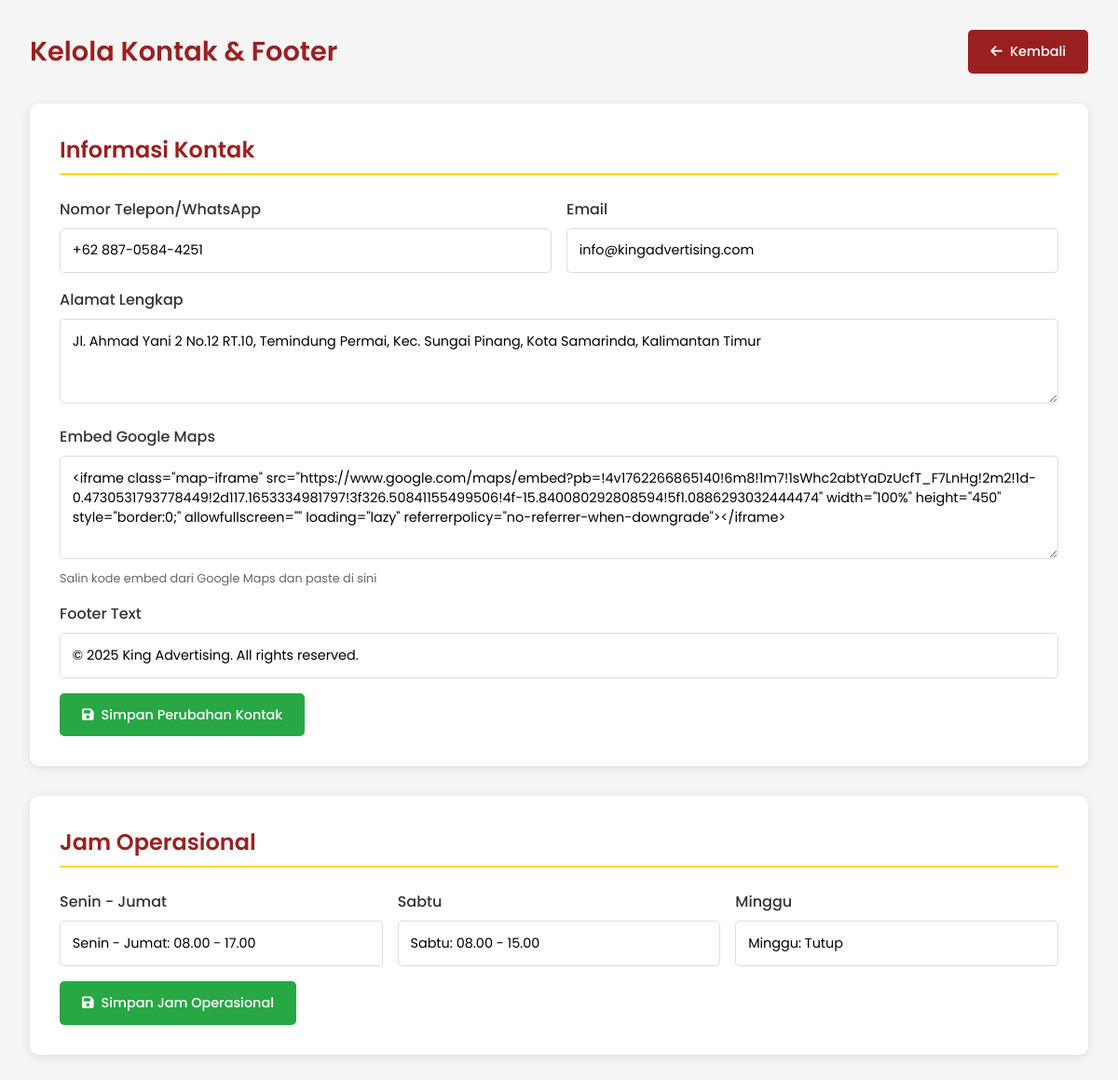
Screenshot of /kelola-kontak.php (signed in) with the database file from the repository.
### tables this page shows
CREATE TABLE website_sections (
    id INT PRIMARY KEY AUTO_INCREMENT,
    section_name VARCHAR(100) UNIQUE,
    title TEXT,
    subtitle TEXT,
    description TEXT,
    additional_info TEXT,  
    meta_data TEXT,  
    is_active BOOLEAN DEFAULT true,
    sort_order INT DEFAULT 0,
    updated_at TIMESTAMP DEFAULT CURRENT_TIMESTAMP ON UPDATE CURRENT_TIMESTAMP
);

CREATE TABLE IF NOT EXISTS operational_hours (
    id INT PRIMARY KEY AUTO_INCREMENT,
    day_type VARCHAR(50) UNIQUE,
    hours_text VARCHAR(100),
    is_open BOOLEAN DEFAULT true,
    sort_order INT DEFAULT 0
);

### kelola-kontak.php (the view, shortened to what this page needs)
<?php
require_once 'config.php';
$contact_section = [];
$result = $conn->query("SELECT * FROM website_sections WHERE section_name = 'contact'");
if ($result && $result->num_rows > 0) {
    $contact_section = $result->fetch_assoc();
}
$operational_hours = [];
$result = $conn->query("SELECT * FROM operational_hours ORDER BY sort_order");
if ($result) {
    while($row = $result->fetch_assoc()) {
        $operational_hours[$row['day_type']] = $row;
    }
}
$phone = $contact_section['title'] ?? '+62 887-0584-4251';
$email = $contact_section['subtitle'] ?? 'info@kingadvertising.com';
$address = $contact_section['description'] ?? 'Jl. Ahmad Yani 2 No.12 RT.10, Temindung Permai, Kec. Sungai Pinang, Kota Samarinda, Kalimantan Timur';
$map_embed = $contact_section['additional_info'] ?? '<iframe class="map-iframe" src="https://www.google.com/maps/embed?pb=!4v1762266865140!6m8!1m7!1sWhc2abtYaDzUcfT_F7LnHg!2m2!1d-0.4730531793778449!2d117.1653334981797!3f326.50841155499506!4f-15.840080292808594!5f1.0886293032444474" width="100%" height="450" style="border:0;" allowfullscreen="" loading="lazy"></iframe>';
$footer_text = $contact_section['meta_data'] ?? '© 2025 King Advertising. All rights reserved.';
?>
<!DOCTYPE html>
<html lang="id">
<head>
    <link rel="stylesheet" href="https://cdnjs.cloudflare.com/ajax/libs/font-awesome/6.4.0/css/all.min.css">
</head>
<body>
    <div class="admin-container">
        <header class="main-header">
            <h1>Kelola Kontak & Footer</h1>
            <a href="kelola-tampilan.php" class="btn btn-primary">
                <i class="fas fa-arrow-left"></i> Kembali
            </a>
        </header>
        <div class="form-section">
            <h2 class="section-title">Informasi Kontak</h2>
            <form method="POST">
                <div class="form-row">
                    <div class="form-group">
                        <label>Nomor Telepon/WhatsApp</label>
                        <input type="text" name="phone" class="form-control"
                               value="<?php echo htmlspecialchars($phone); ?>" required>
                    </div>
                    <div class="form-group">
                        <label>Email</label>
                        <input type="email" name="email" class="form-control"
                               value="<?php echo htmlspecialchars($email); ?>" required>
                    </div>
                </div>
                <div class="form-group">
                    <label>Alamat Lengkap</label>
                    <textarea name="address" class="form-control" rows="3" required><?php echo htmlspecialchars($address); ?></textarea>
                </div>
                <div class="form-group">
                    <label>Embed Google Maps</label>
                    <textarea name="map_embed" class="form-control" rows="4" placeholder='&lt;iframe src="https://www.google.com/maps/embed?pb=..."&gt;&lt;/iframe&gt;'><?php echo htmlspecialchars($map_embed); ?></textarea>
                    <div class="help-text">Salin kode embed dari Google Maps dan paste di sini</div>
                </div>
                <div class="form-group">
                    <label>Footer Text</label>
                    <input type="text" name="footer_text" class="form-control"
                           value="<?php echo htmlspecialchars($footer_text); ?>" required>
                </div>
                <button type="submit" name="update_contact" class="btn btn-success">
                    <i class="fas fa-save"></i> Simpan Perubahan Kontak
                </button>
            </form>
        </div>
        <div class="form-section">
            <h2 class="section-title">Jam Operasional</h2>
            <form method="POST">
                <div class="form-row">
                    <div class="form-group">
                        <label>Senin - Jumat</label>
                        <input type="text" name="weekdays" class="form-control"
                               value="<?php echo htmlspecialchars($operational_hours['weekdays']['hours_text'] ?? 'Senin - Jumat: 08.00 - 17.00'); ?>"
                               placeholder="Contoh: Senin - Jumat: 08.00 - 17.00">
                    </div>
                    <div class="form-group">
                        <label>Sabtu</label>
                        <input type="text" name="saturday" class="form-control"
                               value="<?php echo htmlspecialchars($operational_hours['saturday']['hours_text'] ?? 'Sabtu: 08.00 - 15.00'); ?>"
                               placeholder="Contoh: Sabtu: 08.00 - 15.00">
                    </div>
                    <div class="form-group">
                        <label>Minggu</label>
                        <input type="text" name="sunday" class="form-control"
                               value="<?php echo htmlspecialchars($operational_hours['sunday']['hours_text'] ?? 'Minggu: Tutup'); ?>"
                               placeholder="Contoh: Minggu: Tutup">
                    </div>
                </div>
                <button type="submit" name="update_hours" class="btn btn-success">
                    <i class="fas fa-save"></i> Simpan Jam Operasional
                </button>
            </form>
        </div>
    </div>
</body>
</html>

### kelola-kontak.php (style rules this page uses)
* { margin: 0; padding: 0; box-sizing: border-box; font-family: 'Poppins', sans-serif; }
body { background: #f5f5f5; color: #333; }
.admin-container { max-width: 1200px; margin: 0 auto; padding: 2rem; }
.main-header { display: flex; justify-content: space-between; align-items: center; margin-bottom: 2rem; }
.main-header h1 { color: #9a2020; font-size: 1.8rem; font-weight: 600; }
.form-section { background: white; border-radius: 10px; padding: 2rem; margin-bottom: 2rem; box-shadow: 0 2px 10px rgba(0,0,0,0.1); }
.section-title { color: #9a2020; margin-bottom: 1.5rem; border-bottom: 2px solid #FFD700; padding-bottom: 0.5rem; font-weight: 600; }
.form-group { margin-bottom: 1rem; }
.form-group label { display: block; margin-bottom: 0.5rem; font-weight: 500; color: #333; }
.form-control { width: 100%; padding: 0.8rem; border: 1px solid #ddd; border-radius: 5px; font-family: 'Poppins', sans-serif; font-size: 0.9rem; }
.btn { padding: 0.8rem 1.5rem; border: none; border-radius: 5px; cursor: pointer; text-decoration: none; display: inline-flex; align-items: center; gap: 8px; font-family: 'Poppins', sans-serif; font-weight: 500; font-size: 0.9rem; transition: all 0.3s; }
.btn-primary { background: #9a2020; color: white; }
.btn-success { background: #28a745; color: white; }
.help-text { font-size: 0.8rem; color: #666; margin-top: 0.3rem; }
.form-row { display: flex; gap: 1rem; }
.form-row .form-group { flex: 1; }

### rows the page displays
website_sections: phone "+62 887-0584-4251", email "info@kingadvertising.com", address "Jl. Ahmad Yani 2 No.12 RT.10, Temindung Permai, Kec. Sungai Pinang, Kota Samarinda, Kalimantan Timur", map_embed "<iframe class=\"map-iframe\" src=\"https://www.google.com/maps/embed?pb=!4v1762266865140!6m8!1m7!1sWhc2abtYaDzUcfT_F7LnHg!2m2!1d-0.4730531793778449!2d117.1653334981797!3f326.50841155499506!4f-15.840080292808594!5f1.0886293032444474\" width=\"100%\" height=\"450\" style=\"border:0;\" allowfullscreen=\"\" loading=\"lazy\" referrerpolicy=\"no-referrer-when-downgrade\"></iframe>", footer_text "© 2025 King Advertising. All rights reserved."
operational_hours: weekdays "Senin - Jumat: 08.00 - 17.00"
operational_hours: saturday "Sabtu: 08.00 - 15.00"
operational_hours: sunday "Minggu: Tutup"
